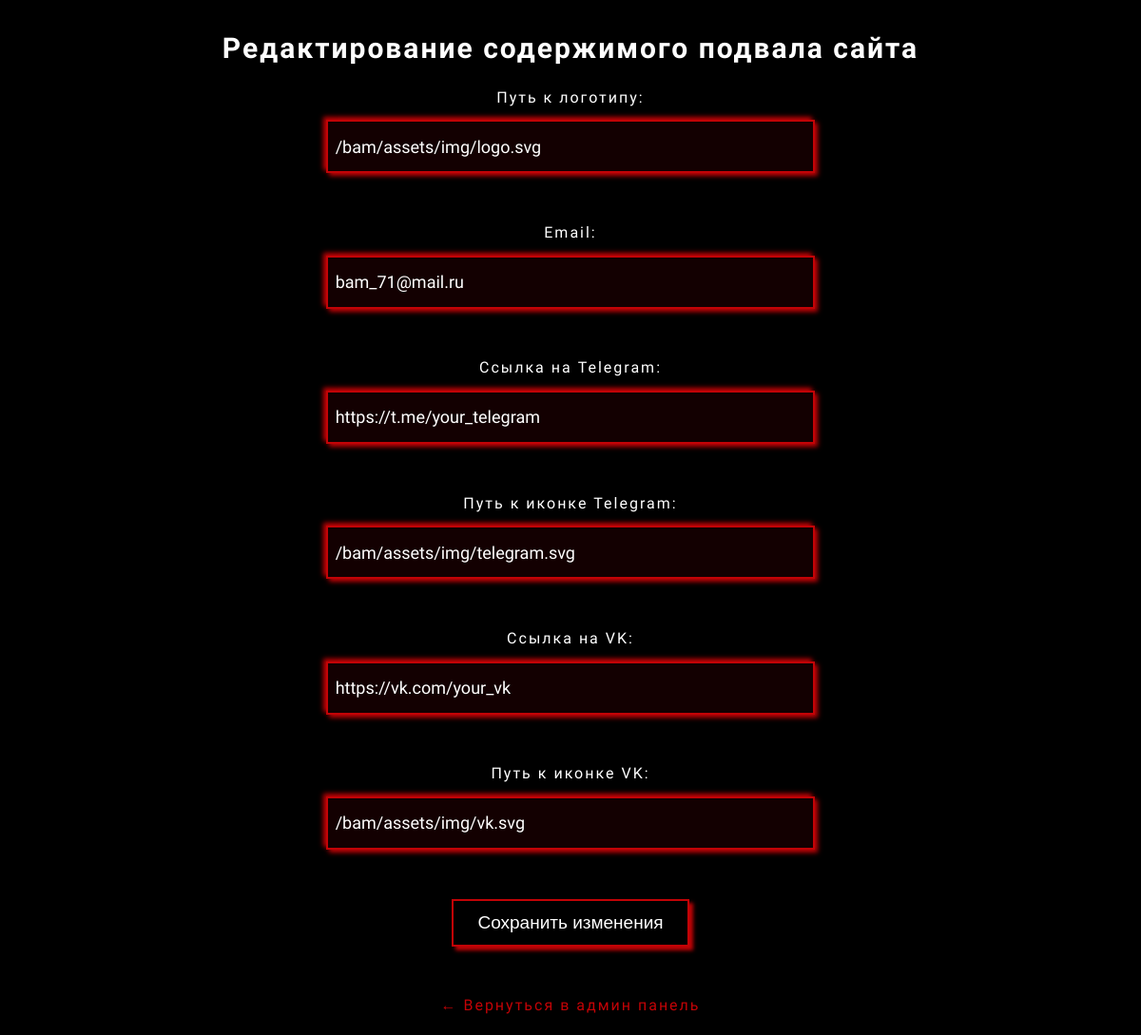
Page /admin/footer_content.php (signed in) on the committed database.
### tables this page shows
CREATE TABLE `footer_content` (
  `id` int(11) NOT NULL,
  `logo_path` varchar(255) NOT NULL DEFAULT 'img/logo.svg',
  `email` varchar(255) NOT NULL DEFAULT 'bam_71@mail.ru',
  `telegram_link` varchar(255) DEFAULT NULL,
  `telegram_icon_path` varchar(255) NOT NULL DEFAULT 'img/telegram.svg',
  `vk_link` varchar(255) DEFAULT NULL,
  `vk_icon_path` varchar(255) NOT NULL DEFAULT 'img/vk.svg'
);

### admin/footer_content.php (the view, shortened to what this page needs)
<?php
require_once '../includes/db.php';
$result = $mysql->query("SELECT * FROM footer_content WHERE id = 1");
$row = $result->fetch_assoc();
?>
<!DOCTYPE html>
<html lang="ru">
<head>
    <link rel="stylesheet" href="../assets/styles/style.css" />
</head>
<body>
<div class="edit">
    <h2>Редактирование содержимого подвала сайта</h2>
    <form method="post" action="footer_content.php">
        <label>Путь к логотипу:<br />
            <input type="text" name="logo_path" value="<?= htmlspecialchars($row['logo_path']) ?>" required />
        </label><br /><br />
        <label>Email:<br />
            <input type="email" name="email" value="<?= htmlspecialchars($row['email']) ?>" required />
        </label><br /><br />
        <label>Ссылка на Telegram:<br />
            <input type="url" name="telegram_link" value="<?= htmlspecialchars($row['telegram_link']) ?>" />
        </label><br /><br />
        <label>Путь к иконке Telegram:<br />
            <input type="text" name="telegram_icon_path" value="<?= htmlspecialchars($row['telegram_icon_path']) ?>" />
        </label><br /><br />
        <label>Ссылка на VK:<br />
            <input type="url" name="vk_link" value="<?= htmlspecialchars($row['vk_link']) ?>" />
        </label><br /><br />
        <label>Путь к иконке VK:<br />
            <input type="text" name="vk_icon_path" value="<?= htmlspecialchars($row['vk_icon_path']) ?>" />
        </label><br /><br />
        <button type="submit">Сохранить изменения</button>
    </form>
    <a class="out" href="admin.php">← Вернуться в админ панель</a>
</div>
</body>
</html>

### assets/styles/style.css (style rules this page uses)
h2 { font-family: "Georama", sans-serif; font-size: 40px; font-weight: 600; text-align: center; }
@media (max-width: 1500px) { h2 { font-size: 30px; } }
button { margin: 0 auto 5%; width: 303px; height: 60px; background-color: #000000; border: #C20306 2px solid; box-shadow: 4px 4px 4px #C20306; display: flex; justify-content: center; align-items: center; color: #FFFFFF; text-decoration: none; font-size: 21px; }
@media (max-width: 1500px) { button { width: 250px; height: 50px; font-size: 19px; } }
body { max-width: 1920px; background-color: #000000; font-family: "Georama", sans-serif; color: #FFFFFF; letter-spacing: 2px; font-weight: 400; }
@media (max-width: 1550px) { body { max-width: 1520px; } }
form { display: grid; }
input, textarea { padding-left: 1%; font-family: "Georama", sans-serif; font-size: 18px; color: #FFFFFF; margin: 2% auto; height: 50px; width: 500px; background-color: #130001; border: #C20306 2px solid; box-shadow: 3px 3px 5px #C20306, -3px -3px 5px #C20306; }
a { text-decoration: none; }
.edit { display: grid; justify-content: center; text-align: center; }
.out { color: #C20306; margin: 2% 5%; }

### rows in the picture
footer_content: logo_path "/bam/assets/img/logo.svg", email "bam_71@mail.ru", telegram_link "https://t.me/your_telegram", telegram_icon_path "/bam/assets/img/telegram.svg", vk_link "https://vk.com/your_vk", vk_icon_path "/bam/assets/img/vk.svg"
